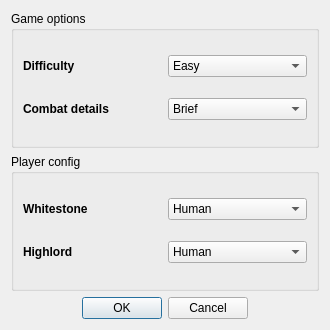
<?xml version="1.0" encoding="UTF-8"?>
<ui version="4.0">
 <class>configDialog</class>
 <widget class="QDialog" name="configDialog">
  <property name="geometry">
   <rect>
    <x>0</x>
    <y>0</y>
    <width>330</width>
    <height>330</height>
   </rect>
  </property>
  <property name="windowTitle">
   <string>Select sides</string>
  </property>
  <layout class="QGridLayout" name="gridLayout">
   <item row="0" column="0">
    <widget class="QGroupBox" name="gameOptions">
     <property name="title">
      <string>Game options</string>
     </property>
     <layout class="QGridLayout" name="gridLayout_3">
      <item row="0" column="0">
       <widget class="QLabel" name="diffLabel">
        <property name="font">
         <font>
          <bold>true</bold>
         </font>
        </property>
        <property name="text">
         <string>Difficulty</string>
        </property>
       </widget>
      </item>
      <item row="0" column="1">
       <widget class="QComboBox" name="diffComboBox">
        <item>
         <property name="text">
          <string>Easy</string>
         </property>
        </item>
        <item>
         <property name="text">
          <string>Normal</string>
         </property>
        </item>
        <item>
         <property name="text">
          <string>Hard</string>
         </property>
        </item>
       </widget>
      </item>
      <item row="1" column="0">
       <widget class="QLabel" name="cdLabel">
        <property name="font">
         <font>
          <bold>true</bold>
         </font>
        </property>
        <property name="text">
         <string>Combat details</string>
        </property>
       </widget>
      </item>
      <item row="1" column="1">
       <widget class="QComboBox" name="cdComboBox">
        <item>
         <property name="text">
          <string>Brief</string>
         </property>
        </item>
        <item>
         <property name="text">
          <string>Verbose</string>
         </property>
        </item>
       </widget>
      </item>
     </layout>
    </widget>
   </item>
   <item row="1" column="0">
    <widget class="QGroupBox" name="playerConfig">
     <property name="title">
      <string>Player config</string>
     </property>
     <layout class="QGridLayout" name="gridLayout_2">
      <item row="0" column="0">
       <widget class="QLabel" name="wsControlLabel">
        <property name="font">
         <font>
          <bold>true</bold>
         </font>
        </property>
        <property name="text">
         <string>Whitestone</string>
        </property>
       </widget>
      </item>
      <item row="0" column="1">
       <widget class="QComboBox" name="wsComboBox">
        <item>
         <property name="text">
          <string>Human</string>
         </property>
        </item>
        <item>
         <property name="text">
          <string>AI</string>
         </property>
        </item>
       </widget>
      </item>
      <item row="1" column="0">
       <widget class="QLabel" name="hlControlLabel">
        <property name="font">
         <font>
          <bold>true</bold>
         </font>
        </property>
        <property name="text">
         <string>Highlord</string>
        </property>
       </widget>
      </item>
      <item row="1" column="1">
       <widget class="QComboBox" name="hlComboBox">
        <item>
         <property name="text">
          <string>Human</string>
         </property>
        </item>
        <item>
         <property name="text">
          <string>AI</string>
         </property>
        </item>
       </widget>
      </item>
     </layout>
    </widget>
   </item>
   <item row="2" column="0" alignment="Qt::AlignmentFlag::AlignHCenter">
    <widget class="QDialogButtonBox" name="buttonBox">
     <property name="orientation">
      <enum>Qt::Orientation::Horizontal</enum>
     </property>
     <property name="standardButtons">
      <set>QDialogButtonBox::StandardButton::Cancel|QDialogButtonBox::StandardButton::Ok</set>
     </property>
    </widget>
   </item>
  </layout>
 </widget>
 <resources/>
 <connections>
  <connection>
   <sender>buttonBox</sender>
   <signal>accepted()</signal>
   <receiver>configDialog</receiver>
   <slot>accept()</slot>
   <hints>
    <hint type="sourcelabel">
     <x>248</x>
     <y>254</y>
    </hint>
    <hint type="destinationlabel">
     <x>157</x>
     <y>274</y>
    </hint>
   </hints>
  </connection>
  <connection>
   <sender>buttonBox</sender>
   <signal>rejected()</signal>
   <receiver>configDialog</receiver>
   <slot>reject()</slot>
   <hints>
    <hint type="sourcelabel">
     <x>316</x>
     <y>260</y>
    </hint>
    <hint type="destinationlabel">
     <x>286</x>
     <y>274</y>
    </hint>
   </hints>
  </connection>
 </connections>
</ui>
